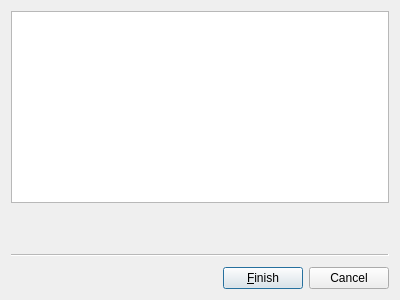
<?xml version="1.0" encoding="UTF-8"?>
<ui version="4.0">
 <class>PluginSelectionWizard</class>
 <widget class="QWizard" name="PluginSelectionWizard">
  <property name="geometry">
   <rect>
    <x>0</x>
    <y>0</y>
    <width>400</width>
    <height>300</height>
   </rect>
  </property>
  <property name="windowTitle">
   <string>Wizard</string>
  </property>
  <property name="options">
   <set>QWizard::NoBackButtonOnStartPage</set>
  </property>
  <widget class="QWizardPage" name="wizardPage1">
   <layout class="QHBoxLayout" name="horizontalLayout">
    <property name="margin">
     <number>0</number>
    </property>
    <item>
     <widget class="QSplitter" name="splitter">
      <property name="orientation">
       <enum>Qt::Horizontal</enum>
      </property>
      <widget class="QTreeView" name="treeView">
       <property name="editTriggers">
        <set>QAbstractItemView::NoEditTriggers</set>
       </property>
       <property name="showDropIndicator" stdset="0">
        <bool>false</bool>
       </property>
       <property name="headerHidden">
        <bool>true</bool>
       </property>
      </widget>
     </widget>
    </item>
   </layout>
  </widget>
 </widget>
 <resources/>
 <connections/>
</ui>
